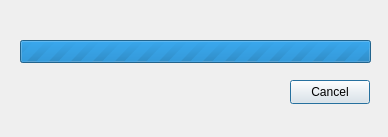
<?xml version="1.0" encoding="UTF-8"?>
<ui version="4.0">
 <class>WaitDialog</class>
 <widget class="QDialog" name="WaitDialog">
  <property name="geometry">
   <rect>
    <x>0</x>
    <y>0</y>
    <width>388</width>
    <height>137</height>
   </rect>
  </property>
  <property name="windowTitle">
   <string>Wait</string>
  </property>
  <property name="modal">
   <bool>true</bool>
  </property>
  <widget class="QProgressBar" name="progressBar">
   <property name="geometry">
    <rect>
     <x>20</x>
     <y>40</y>
     <width>351</width>
     <height>23</height>
    </rect>
   </property>
   <property name="minimum">
    <number>0</number>
   </property>
   <property name="maximum">
    <number>0</number>
   </property>
   <property name="value">
    <number>0</number>
   </property>
   <property name="orientation">
    <enum>Qt::Horizontal</enum>
   </property>
   <property name="invertedAppearance">
    <bool>false</bool>
   </property>
   <property name="textDirection">
    <enum>QProgressBar::TopToBottom</enum>
   </property>
   <property name="format">
    <string/>
   </property>
  </widget>
  <widget class="QPushButton" name="pushButton">
   <property name="geometry">
    <rect>
     <x>290</x>
     <y>80</y>
     <width>80</width>
     <height>24</height>
    </rect>
   </property>
   <property name="text">
    <string>Cancel</string>
   </property>
  </widget>
 </widget>
 <resources/>
 <connections/>
</ui>
